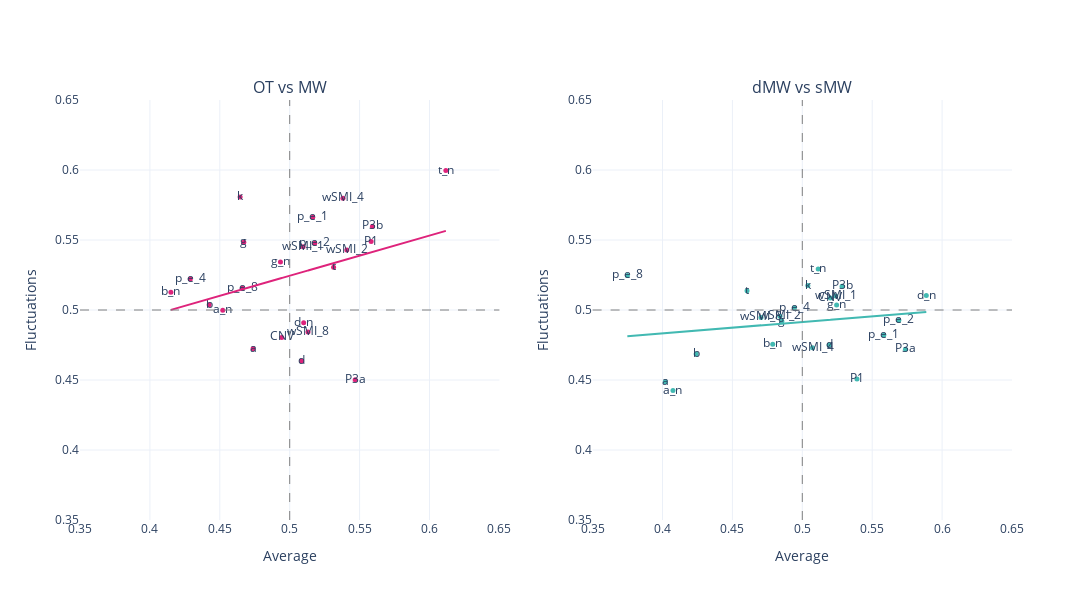

The notebook cell saved with this chart:
### Code cell
mind = mind_average.assign(marker = lambda df: df['markers'].str.replace('_mean', '')).merge(
mind_fluctuations.assign(marker = lambda df: df['markers'].str.replace('_std', '')), on = 'marker', how = 'inner'
)
mw = mw_average.assign(marker = lambda df: df['markers'].str.replace('_mean', '')).merge(
mw_fluctuations.assign(marker = lambda df: df['markers'].str.replace('_std', '')), on = 'marker', how = 'inner'
)

mind_regression = sm.OLS(mind.AUC_y, sm.add_constant(mind.AUC_x)).fit().fittedvalues
mw_regression = sm.OLS(mw.AUC_y,sm.add_constant(mw.AUC_x)).fit().fittedvalues

fig = make_subplots(rows=1, cols=2, 
                    subplot_titles = ['OT vs MW', 'dMW vs sMW'],
                    specs=[[{"type": "scatter"}, {"type": "scatter"}]])

fig.add_trace(go.Scatter(
    x=mind.AUC_x,
    y=mind.AUC_y,
    text = mind.marker,
    mode = 'markers+text',
    marker = {'color':pink, 'size': 5},
#     marker_symbol= symbol_fun(mind, significant_mw)
    
))
# fig.add_trace(px.scatter(mind, x = 'AUC_x', y = 'AUC_y', trendline= 'ols', text = 'marker'), row = 1, col = 1)

fig.add_vline(x=0.5, line_width=1, line_dash="dash", line_color="grey", row = 1, col = 1)
fig.add_hline(y=0.5, line_width=1, line_dash="dash", line_color="grey", row = 1, col = 1)

fig.add_trace(go.Scatter(name='line of best fit', x=mind.AUC_x, y=mind_regression, mode='lines', line_color=pink), row = 1, col = 1)


fig.add_trace(go.Scatter(
    x=mw.AUC_x,
    y=mw.AUC_y,
    text = mw.marker,
    mode = 'markers+text',
    marker = {'color':lblue, 'size': 5},
#     marker_symbol= symbol_fun(mind, significant_mw)
    
), row =1, col = 2)
fig.add_vline(x=0.5, line_width=1, line_dash="dash", line_color="grey", row = 1, col = 2)
fig.add_hline(y=0.5, line_width=1, line_dash="dash", line_color="grey", row = 1, col = 2)
fig.add_trace(go.Scatter(name='line of best fit', x=mw.AUC_x, y=mw_regression, mode='lines', line_color=lblue), row = 1, col = 2)



# Update xaxis properties
fig.update_xaxes(title_text="Average", range=[.35, .65],row=1, col=1)
fig.update_xaxes(title_text="Average", range=[.35,.65], row=1, col=2)

# Update yaxis properties
fig.update_yaxes(title_text="Fluctuations", range=[.35, .65],row=1, col=1)
fig.update_yaxes(title_text="Fluctuations", range=[.35,.65], row=1, col=2)


fig.update_layout(
    width=1200,
    height=600,    
    template = "plotly_white",
    showlegend=False,

)

fig.show()
pio.write_json(fig, 'Figs/average_fluctuations_auc_all.plotly')

### Figure 1 — Plotly figure (JSON) as saved in the notebook; plotly's stock layout.template omitted (floating-point values rounded to 4 significant figures)
{"data": [{"marker": {"color": "#DE237B", "size": 5}, "mode": "markers+text", "text": ["CNV", "P1", "P3a", "P3b", "a", "a_n", "b", "b_n", "d", "d_n", "g", "g_n", "k", "p_e_1", "p_e_2", "p_e_4", "p_e_8", "t", "t_n", "wSMI_1", "wSMI_2", "wSMI_4", "wSMI_8"], "type": "scatter", "x": [0.4943, 0.5583, 0.5468, 0.5592, 0.4738, 0.4521, 0.4424, 0.415, 0.5086, 0.51, 0.4672, 0.4934, 0.4645, 0.5165, 0.5179, 0.4289, 0.4661, 0.5314, 0.6117, 0.5096, 0.5409, 0.5381, 0.5131], "y": [0.4804, 0.5489, 0.4502, 0.5597, 0.4724, 0.4999, 0.5038, 0.5127, 0.4635, 0.4909, 0.5484, 0.5343, 0.5807, 0.5663, 0.5477, 0.5221, 0.5156, 0.5306, 0.5996, 0.5451, 0.5428, 0.5798, 0.4843]}, {"line": {"color": "#DE237B"}, "mode": "lines", "name": "line of best fit", "type": "scatter", "x": [0.4943, 0.5583, 0.5468, 0.5592, 0.4738, 0.4521, 0.4424, 0.415, 0.5086, 0.51, 0.4672, 0.4934, 0.4645, 0.5165, 0.5179, 0.4289, 0.4661, 0.5314, 0.6117, 0.5096, 0.5409, 0.5381, 0.5131], "xaxis": "x", "y": [0.5228, 0.5412, 0.5379, 0.5414, 0.5169, 0.5107, 0.5079, 0.5001, 0.5269, 0.5273, 0.515, 0.5226, 0.5143, 0.5292, 0.5296, 0.5041, 0.5147, 0.5335, 0.5565, 0.5272, 0.5362, 0.5354, 0.5282], "yaxis": "y"}, {"marker": {"color": "#42B9B2", "size": 5}, "mode": "markers+text", "text": ["CNV", "P1", "P3a", "P3b", "a", "a_n", "b", "b_n", "d", "d_n", "g", "g_n", "k", "p_e_1", "p_e_2", "p_e_4", "p_e_8", "t", "t_n", "wSMI_1", "wSMI_2", "wSMI_4", "wSMI_8"], "type": "scatter", "x": [0.5201, 0.5391, 0.5738, 0.5284, 0.402, 0.4075, 0.4241, 0.4789, 0.5192, 0.5887, 0.4854, 0.5245, 0.504, 0.5583, 0.569, 0.4943, 0.3749, 0.4604, 0.5114, 0.5239, 0.4841, 0.5073, 0.4705], "xaxis": "x2", "y": [0.5085, 0.4507, 0.472, 0.517, 0.4487, 0.4424, 0.4686, 0.4755, 0.475, 0.5103, 0.492, 0.5035, 0.5174, 0.4822, 0.4926, 0.5014, 0.5247, 0.5138, 0.5292, 0.5101, 0.4956, 0.473, 0.4947], "yaxis": "y2"}, {"line": {"color": "#42B9B2"}, "mode": "lines", "name": "line of best fit", "type": "scatter", "x": [0.5201, 0.5391, 0.5738, 0.5284, 0.402, 0.4075, 0.4241, 0.4789, 0.5192, 0.5887, 0.4854, 0.5245, 0.504, 0.5583, 0.569, 0.4943, 0.3749, 0.4604, 0.5114, 0.5239, 0.4841, 0.5073, 0.4705], "xaxis": "x2", "y": [0.4931, 0.4946, 0.4974, 0.4938, 0.4835, 0.4839, 0.4853, 0.4897, 0.493, 0.4986, 0.4903, 0.4934, 0.4918, 0.4962, 0.497, 0.491, 0.4813, 0.4882, 0.4924, 0.4934, 0.4901, 0.492, 0.489], "yaxis": "y2"}], "layout": {"annotations": [{"font": {"size": 16}, "showarrow": false, "text": "OT vs MW", "x": 0.225, "xanchor": "center", "xref": "paper", "y": 1, "yanchor": "bottom", "yref": "paper"}, {"font": {"size": 16}, "showarrow": false, "text": "dMW vs sMW", "x": 0.775, "xanchor": "center", "xref": "paper", "y": 1, "yanchor": "bottom", "yref": "paper"}], "height": 600, "shapes": [{"line": {"color": "grey", "dash": "dash", "width": 1}, "type": "line", "x0": 0.5, "x1": 0.5, "xref": "x", "y0": 0, "y1": 1, "yref": "y domain"}, {"line": {"color": "grey", "dash": "dash", "width": 1}, "type": "line", "x0": 0, "x1": 1, "xref": "x domain", "y0": 0.5, "y1": 0.5, "yref": "y"}, {"line": {"color": "grey", "dash": "dash", "width": 1}, "type": "line", "x0": 0.5, "x1": 0.5, "xref": "x2", "y0": 0, "y1": 1, "yref": "y2 domain"}, {"line": {"color": "grey", "dash": "dash", "width": 1}, "type": "line", "x0": 0, "x1": 1, "xref": "x2 domain", "y0": 0.5, "y1": 0.5, "yref": "y2"}], "showlegend": false, "width": 1200, "xaxis": {"anchor": "y", "domain": [0, 0.45], "range": [0.35, 0.65], "title": {"text": "Average"}, "type": "linear"}, "xaxis2": {"anchor": "y2", "domain": [0.55, 1], "range": [0.35, 0.65], "title": {"text": "Average"}, "type": "linear"}, "yaxis": {"anchor": "x", "domain": [0, 1], "range": [0.35, 0.65], "title": {"text": "Fluctuations"}, "type": "linear"}, "yaxis2": {"anchor": "x2", "domain": [0, 1], "range": [0.35, 0.65], "title": {"text": "Fluctuations"}, "type": "linear"}}}
